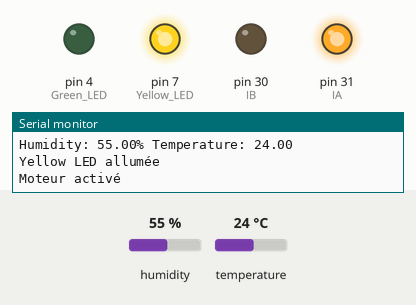
This sketch was run on a simulated Arduino Mega 2560, built with avr-gcc and run on an emulated ATmega2560. Shown: output pins drawn as LEDs (lit = HIGH), the last lines printed to the serial monitor. Dashed ring = blinking. The test bench sets the inputs (shaded band); at power-on: temperature 24 °C, humidity 55 %.

Above: at 2.8 s.
2.9 s: temperature set to 21 °C
At 5.2 s:
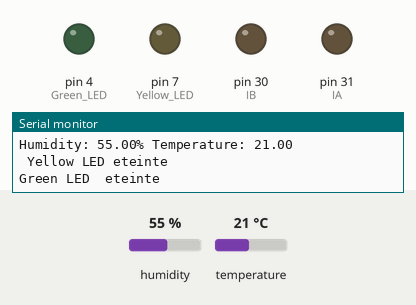
5.6 s: humidity set to 52 %
8.3 s: humidity set to 48 %
At 10.6 s:
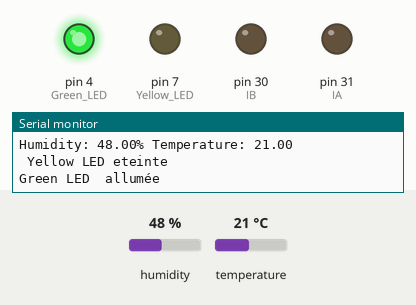
11.7 s: temperature set to 28 °C
At 12.6 s:
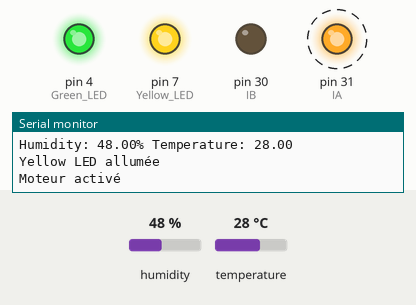
17.7 s: temperature set to 12 °C
At 19.7 s:
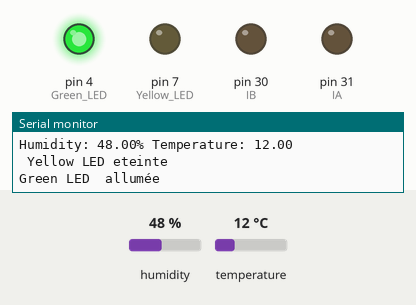
20.4 s: humidity set to 68 %
At 21.8 s:
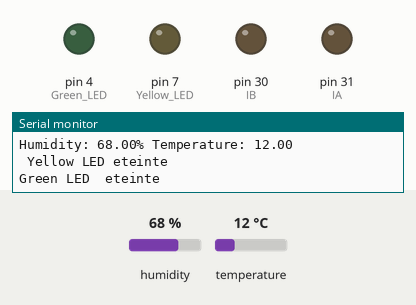
Timing chart, 0 to 23.4 s (numbered marks = the images above; inputs shaded):
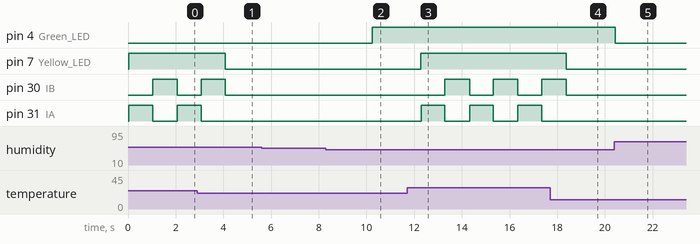

The sketch:

Temp-Humi-Sensor_and_L9110.ino
```cpp
#include "DHT.h"
#define DHTPIN 5
# define  DHTTYPE DHT11
DHT dht(DHTPIN, DHTTYPE);
const int IA = 31;  //  pin 31 connected to pin IA
const int IB = 30;  //  pin 30 connected to pin IB
byte speed = 255;  // change this (0-255) to control the speed of the motor
void setup() {
  Serial.begin(9600);
  pinMode(7,OUTPUT);//Yellow LED
  pinMode(4,OUTPUT);//Green LED
  dht.begin();
  pinMode(IA, OUTPUT); // set pins to output
  pinMode(IB, OUTPUT);
}

void loop() {
  float h = dht.readHumidity();
  float t = dht.readTemperature();
  Serial.print("Humidity: ");
  Serial.print(h);
  Serial.print("% Temperature: ");
  Serial.print(t);
  while(t>=23.0){
  digitalWrite(7,HIGH);
  Serial.println("\nYellow LED allumée");
  Serial.println("Moteur activé");
  forward();
  delay(1000);
  backward();
  delay(1000);
  h = dht.readHumidity();
  t = dht.readTemperature();
  Serial.print("Humidity: ");
  Serial.print(h);
  Serial.print("% Temperature: ");
  Serial.print(t);
    }
  analogWrite(IA, 0);
  analogWrite(IB, 0);
  digitalWrite(7,LOW);
  Serial.println("\n Yellow LED eteinte");
  if(h<50.00){
  digitalWrite(4,HIGH);
  Serial.println("Green LED  allumée");}
  else{
  digitalWrite(4,LOW);
  Serial.println("Green LED  eteinte");}
delay(1000);
}
void backward()
{
  analogWrite(IA, 0);
  analogWrite(IB, speed);
}

void forward()
{
  analogWrite(IA, speed);
  analogWrite(IB, 0);}
```

Measured:
- the behaviour switches between 23 and 22 °C on temperature (found by bisection; images 0 and 1)
- the behaviour switches between 50 and 49 % on humidity (found by bisection; images 1 and 2)
- after the input at 2.9 s, pin 7 (Yellow_LED): HIGH → LOW after 1.2 s; pin 30 (IB): goes on until 4.1 s, then stays LOW; pin 31 (IA): goes on until 3.1 s, then stays LOW
- after the input at 8.3 s, pin 4 (Green_LED): LOW → HIGH after 1.9 s
- after the input at 11.7 s, pin 7 (Yellow_LED): LOW → HIGH after 0.58 s; pin 30 (IB): alternates HIGH for 1.0 s and LOW for 1.0 s, starting after 1.6 s; pin 31 (IA): alternates HIGH for 1.0 s and LOW for 1.0 s, starting after 0.59 s
- after the input at 17.7 s, pin 7 (Yellow_LED): HIGH → LOW after 0.68 s; pin 30 (IB): goes on until 18.4 s, then stays LOW; pin 31 (IA): stays LOW (without the input it goes to HIGH after 0.69 s)
- after the input at 20.4 s, pin 4 (Green_LED): HIGH → LOW at once
